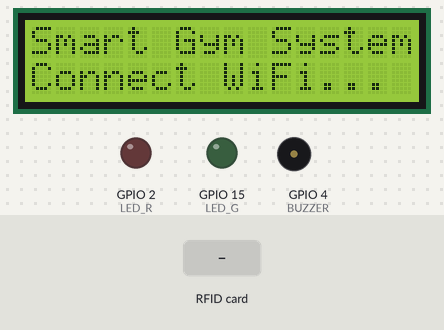
Bench run of a sketch on a simulated ESP32. On the bench: 16×2 character LCD, output pins drawn as LEDs (lit = HIGH), buzzer (waves = sounding, pin HIGH). The inputs (shaded band) are chosen by the test bench. WiFi joins after 1.5 s; servers stay silent unless stated; uploads are accepted with an empty reply; what the sketch prints to the serial monitor is not drawn.

Above: at 0.2 s.
At 2.9 s:
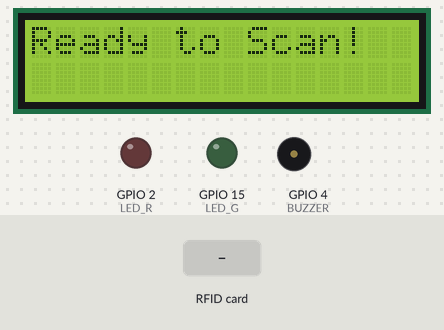
3.0 s: RFID card 5E 7A 19 C4 held to the reader
At 4.1 s:
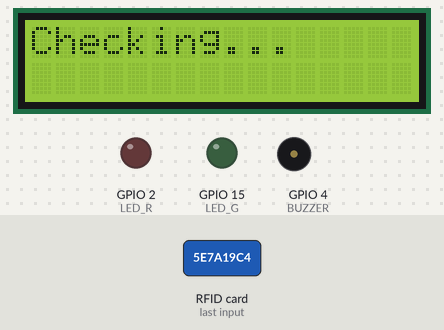
Timing chart, 0 to 6.0 s (numbered marks = the images above; inputs shaded):
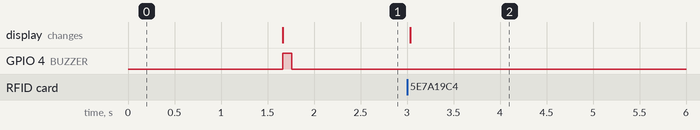

The sketch:

smart_gym_iot.ino
```cpp
#include <SPI.h>
#include <MFRC522.h>
#include <Wire.h>
#include <LiquidCrystal_I2C.h>
#include <WiFi.h>
#include <HTTPClient.h>
#include <ArduinoJson.h>
#include <WiFiClientSecure.h>

#define SS_PIN    5
#define RST_PIN   27
#define BUZZER    4
#define LED_G     15
#define LED_R     2

MFRC522 rfrc(SS_PIN, RST_PIN);
LiquidCrystal_I2C lcd(0x27, 16, 2);

const char* ssid = "bluemoon";
const char* password = "thanhchinh";

const char* serverUrl = "https://api.thanhchinh.io.vn/api/Rfid/check-in";

void setup() {
  Serial.begin(115200);
  SPI.begin();
  rfrc.PCD_Init();
  rfrc.PCD_SetAntennaGain(rfrc.RxGain_max);

  lcd.init();
  lcd.backlight();
  lcd.setCursor(0, 0);
  lcd.print("Smart Gym System");
  lcd.setCursor(0, 1);
  lcd.print("Connect WiFi...");

  WiFi.begin(ssid, password);
  while (WiFi.status() != WL_CONNECTED) {
    delay(500);
    Serial.print(".");
  }

  lcd.clear();
  lcd.print("Ready to Scan!");
  Serial.println("\nWiFi Connected! IP: " + WiFi.localIP().toString());

  pinMode(BUZZER, OUTPUT);
  pinMode(LED_G, OUTPUT);
  pinMode(LED_R, OUTPUT);

  digitalWrite(BUZZER, HIGH); delay(100); digitalWrite(BUZZER, LOW);
}

void loop() {
  if (!rfrc.PICC_IsNewCardPresent() || !rfrc.PICC_ReadCardSerial()) return;

  String uid = "";
  for (byte i = 0; i < rfrc.uid.size; i++) {
    uid += String(rfrc.uid.uidByte[i] < 0x10 ? "0" : "");
    uid += String(rfrc.uid.uidByte[i], HEX);
  }
  uid.toUpperCase();

  Serial.println("\n-----------------------");
  Serial.println("Quet the: " + uid);

  lcd.clear();
  lcd.print("Checking...");

  sendRequestToServer(uid);

  rfrc.PICC_HaltA();
  rfrc.PCD_StopCrypto1();
}

void sendRequestToServer(String cardUid) {
  if (WiFi.status() == WL_CONNECTED) {
    WiFiClientSecure client;
    client.setInsecure();

    HTTPClient http;

    http.begin(client, serverUrl);
    http.addHeader("Content-Type", "application/json");
    http.setTimeout(5000);

    StaticJsonDocument<128> doc;
    doc["cardUid"] = cardUid;
    String jsonRequest;
    serializeJson(doc, jsonRequest);

    int httpCode = http.POST(jsonRequest);
    Serial.print("HTTP Code: "); Serial.println(httpCode);

    if (httpCode == 200) {
      String response = http.getString();
      Serial.println("Response: " + response);

      StaticJsonDocument<512> resDoc;
      DeserializationError error = deserializeJson(resDoc, response);

      if (!error) {
        String status = resDoc["status"];
        String name = resDoc["name"];
        String msg = resDoc["message"];

        lcd.clear();
        if (status == "Success") {
          lcd.setCursor(0, 0); lcd.print("Chao: " + name);
          lcd.setCursor(0, 1); lcd.print("Moi vao tap!");
          handleSuccess();
        } else {
          lcd.setCursor(0, 0); lcd.print("TU CHOI!");
          lcd.setCursor(0, 1); lcd.print(msg);
          handleFail();
        }
      }
    } else {
      lcd.clear();
      lcd.setCursor(0, 0);
      lcd.print("Loi: "); lcd.print(httpCode);
      if (httpCode == -1) {
          lcd.setCursor(0, 1); lcd.print("No Internet?");
      }
      handleFail();
    }
    http.end();
  } else {
    lcd.clear();
    lcd.print("WiFi Lost!");
  }
}

void handleSuccess() {
  digitalWrite(LED_G, HIGH);
  digitalWrite(BUZZER, HIGH);
  delay(200);
  digitalWrite(BUZZER, LOW);
  delay(1500);
  digitalWrite(LED_G, LOW);
  lcd.clear(); lcd.print("Ready to Scan!");
}

void handleFail() {
  digitalWrite(LED_R, HIGH);
  for(int i = 0; i < 3; i++) {
    digitalWrite(BUZZER, HIGH); delay(80);
    digitalWrite(BUZZER, LOW); delay(80);
  }
  delay(1000);
  digitalWrite(LED_R, LOW);
  lcd.clear(); lcd.print("Ready to Scan!");
}
```

Measured:
- after the input at 3.0 s, the display: changes at once (image 2)
